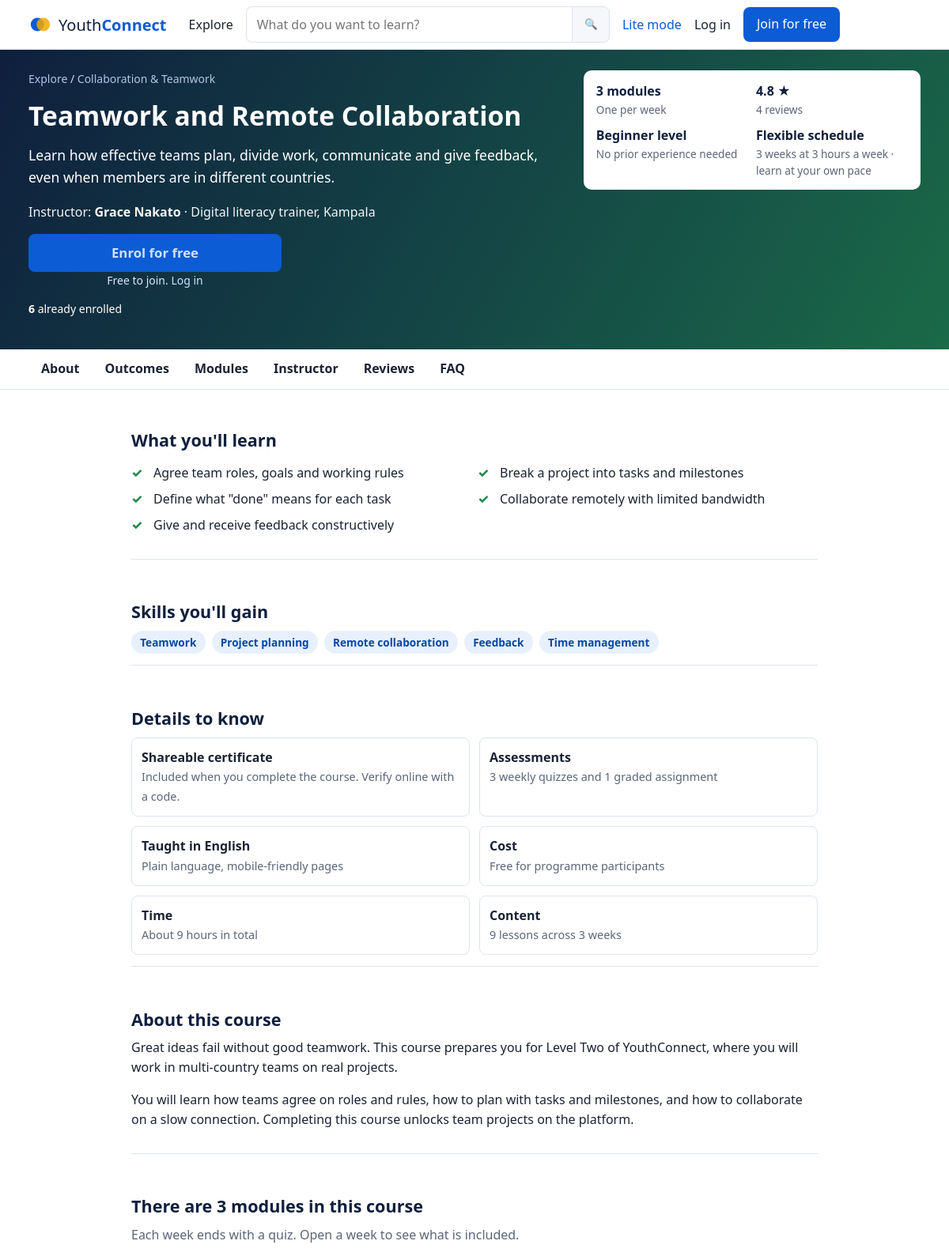
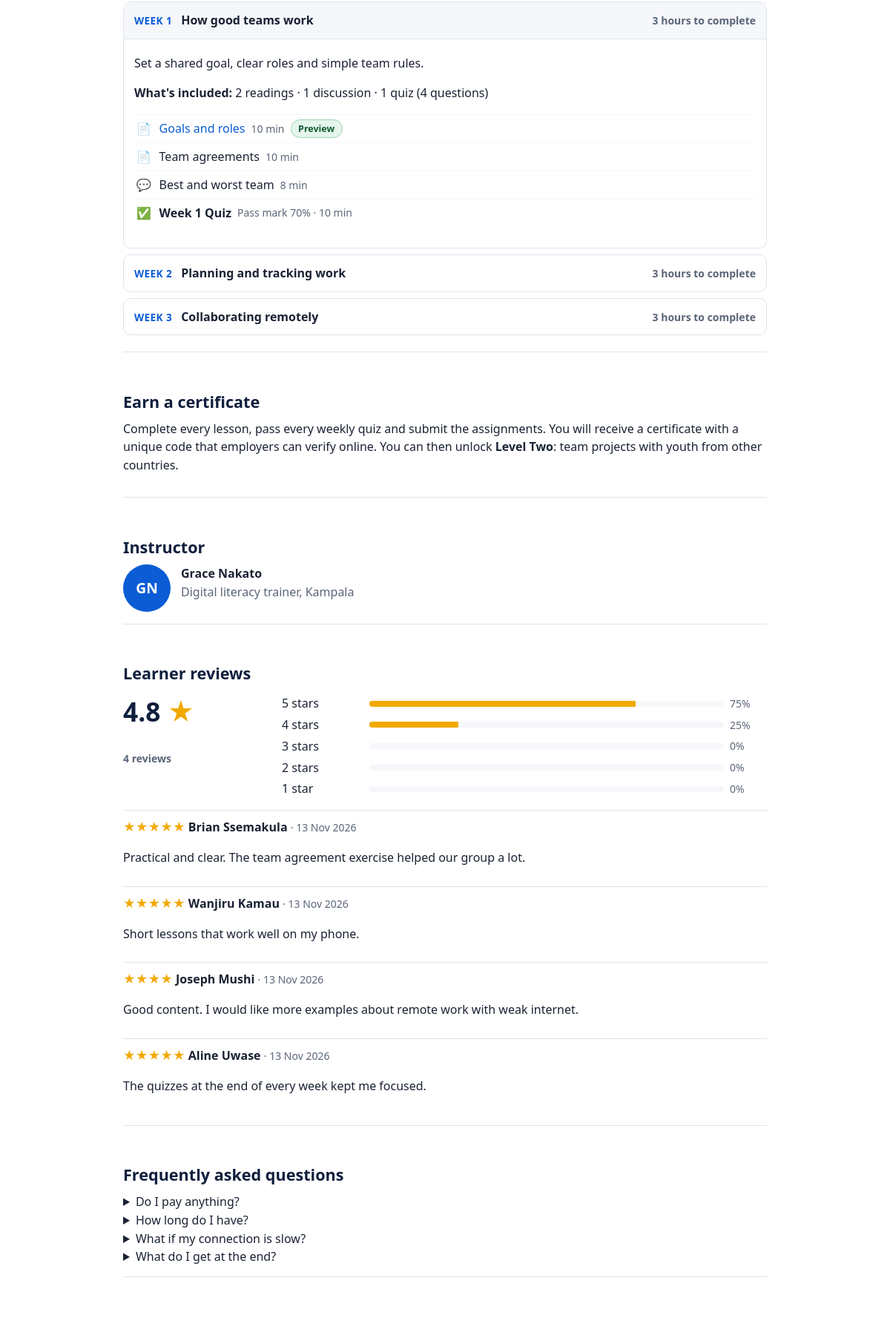
Page /course/teamwork-and-remote-collaboration (upper part) on the committed database (2 pictures, top to bottom).
### tables this page shows
CREATE TABLE `courses` (
  `id` int(10) unsigned NOT NULL AUTO_INCREMENT,
  `category_id` int(10) unsigned NOT NULL,
  `owner_id` int(10) unsigned NOT NULL,
  `title` varchar(160) NOT NULL,
  `slug` varchar(180) NOT NULL,
  `summary` varchar(300) NOT NULL,
  `description` text NOT NULL,
  `what_you_learn` text NOT NULL,
  `skills` varchar(300) DEFAULT NULL,
  `level` enum('Beginner','Intermediate','Advanced') NOT NULL DEFAULT 'Beginner',
  `hours_per_week` tinyint(3) unsigned NOT NULL DEFAULT 3,
  `language` varchar(40) NOT NULL DEFAULT 'English',
  `color` varchar(7) NOT NULL DEFAULT '#0b5cd5',
  `has_certificate` tinyint(1) NOT NULL DEFAULT 1,
  `pass_mark` tinyint(3) unsigned NOT NULL DEFAULT 70,
  `status` enum('draft','published','archived') NOT NULL DEFAULT 'draft',
  `created_at` datetime NOT NULL DEFAULT current_timestamp(),
  `updated_at` datetime NOT NULL DEFAULT current_timestamp() ON UPDATE current_timestamp(),
  PRIMARY KEY (`id`),
  UNIQUE KEY `slug` (`slug`),
  KEY `idx_status` (`status`),
  KEY `idx_cat` (`category_id`),
  KEY `fk_course_owner` (`owner_id`),
  FULLTEXT KEY `ft_courses` (`title`,`summary`,`skills`),
  CONSTRAINT `fk_course_cat` FOREIGN KEY (`category_id`) REFERENCES `categories` (`id`),
  CONSTRAINT `fk_course_owner` FOREIGN KEY (`owner_id`) REFERENCES `users` (`id`)
);

CREATE TABLE `categories` (
  `id` int(10) unsigned NOT NULL AUTO_INCREMENT,
  `name` varchar(80) NOT NULL,
  `slug` varchar(80) NOT NULL,
  PRIMARY KEY (`id`),
  UNIQUE KEY `slug` (`slug`)
);

CREATE TABLE `users` (
  `id` int(10) unsigned NOT NULL AUTO_INCREMENT,
  `name` varchar(120) NOT NULL,
  `email` varchar(190) NOT NULL,
  `password_hash` varchar(255) NOT NULL,
  `google_id` varchar(40) DEFAULT NULL,
  `role` enum('participant','facilitator','mentor','stakeholder','admin') NOT NULL DEFAULT 'participant',
  `status` enum('active','suspended') NOT NULL DEFAULT 'active',
  `level2_override` tinyint(1) NOT NULL DEFAULT 0,
  `created_at` datetime NOT NULL DEFAULT current_timestamp(),
  `last_login_at` datetime DEFAULT NULL,
  PRIMARY KEY (`id`),
  UNIQUE KEY `email` (`email`),
  UNIQUE KEY `google_id` (`google_id`),
  KEY `idx_role` (`role`)
);

CREATE TABLE `profiles` (
  `user_id` int(10) unsigned NOT NULL,
  `country` varchar(60) DEFAULT NULL,
  `age_group` enum('18-24','25-30','31-35') DEFAULT NULL,
  `headline` varchar(160) DEFAULT NULL,
  `bio` text DEFAULT NULL,
  `expertise` varchar(160) DEFAULT NULL,
  `skills` varchar(255) DEFAULT NULL,
  `interests` varchar(255) DEFAULT NULL,
  `digital_level` enum('beginner','intermediate','advanced') NOT NULL DEFAULT 'beginner',
  `connectivity` enum('good','limited','very_limited') NOT NULL DEFAULT 'good',
  `lite_mode` tinyint(1) NOT NULL DEFAULT 0,
  `organisation` varchar(160) DEFAULT NULL,
  `updated_at` datetime NOT NULL DEFAULT current_timestamp() ON UPDATE current_timestamp(),
  PRIMARY KEY (`user_id`),
  CONSTRAINT `fk_profile_user` FOREIGN KEY (`user_id`) REFERENCES `users` (`id`) ON DELETE CASCADE
);

CREATE TABLE `modules` (
  `id` int(10) unsigned NOT NULL AUTO_INCREMENT,
  `course_id` int(10) unsigned NOT NULL,
  `week_no` tinyint(3) unsigned NOT NULL,
  `title` varchar(160) NOT NULL,
  `description` text DEFAULT NULL,
  `hours_estimate` tinyint(3) unsigned NOT NULL DEFAULT 3,
  PRIMARY KEY (`id`),
  UNIQUE KEY `uq_course_week` (`course_id`,`week_no`),
  CONSTRAINT `fk_mod_course` FOREIGN KEY (`course_id`) REFERENCES `courses` (`id`) ON DELETE CASCADE
);

CREATE TABLE `lessons` (
  `id` int(10) unsigned NOT NULL AUTO_INCREMENT,
  `module_id` int(10) unsigned NOT NULL,
  `position` smallint(5) unsigned NOT NULL DEFAULT 1,
  `type` enum('reading','video','audio','discussion') NOT NULL DEFAULT 'reading',
  `title` varchar(160) NOT NULL,
  `content` mediumtext DEFAULT NULL,
  `video_url` varchar(300) DEFAULT NULL,
  `audio_path` varchar(255) DEFAULT NULL,
  `audio_name` varchar(190) DEFAULT NULL,
  `minutes` smallint(5) unsigned NOT NULL DEFAULT 10,
  `is_preview` tinyint(1) NOT NULL DEFAULT 0,
  PRIMARY KEY (`id`),
  KEY `idx_mod_pos` (`module_id`,`position`),
  CONSTRAINT `fk_les_mod` FOREIGN KEY (`module_id`) REFERENCES `modules` (`id`) ON DELETE CASCADE
);

CREATE TABLE `quizzes` (
  `id` int(10) unsigned NOT NULL AUTO_INCREMENT,
  `module_id` int(10) unsigned NOT NULL,
  `title` varchar(160) NOT NULL,
  `pass_mark` tinyint(3) unsigned NOT NULL DEFAULT 70,
  `minutes` smallint(5) unsigned NOT NULL DEFAULT 15,
  PRIMARY KEY (`id`),
  UNIQUE KEY `module_id` (`module_id`),
  CONSTRAINT `fk_quiz_mod` FOREIGN KEY (`module_id`) REFERENCES `modules` (`id`) ON DELETE CASCADE
);

CREATE TABLE `reviews` (
  `id` int(10) unsigned NOT NULL AUTO_INCREMENT,
  `course_id` int(10) unsigned NOT NULL,
  `user_id` int(10) unsigned NOT NULL,
  `rating` tinyint(3) unsigned NOT NULL,
  `comment` varchar(600) DEFAULT NULL,
  `created_at` datetime NOT NULL DEFAULT current_timestamp(),
  PRIMARY KEY (`id`),
  UNIQUE KEY `uq_review` (`course_id`,`user_id`),
  KEY `fk_rev_user` (`user_id`),
  CONSTRAINT `fk_rev_course` FOREIGN KEY (`course_id`) REFERENCES `courses` (`id`) ON DELETE CASCADE,
  CONSTRAINT `fk_rev_user` FOREIGN KEY (`user_id`) REFERENCES `users` (`id`) ON DELETE CASCADE
);

### app/Views/courses/show.php (the view, shortened to what the rows shown need)
<?php
$learn = array_filter(array_map('trim', preg_split('/\R/', $course['what_you_learn'])));
$skills = array_filter(array_map('trim', explode(',', (string)$course['skills'])));
$quizCount = count(array_filter($syllabus, fn($m) => $m['quiz']));
$asgCount = count(array_filter($syllabus, fn($m) => $m['assignment']));
$lessonCount = array_sum(array_map(fn($m) => count($m['lessons']), $syllabus));
$totalReviews = max(1, array_sum($dist));
?>
<section class="course-hero" style="--c:<?= e($course['color']) ?>">
  <div class="container course-hero-in">
    <div class="course-hero-main">
      <p class="crumbs small"><a href="<?= e(url('courses')) ?>">Explore</a> / <a href="<?= e(url('courses?category=' . $course['category_slug'])) ?>"><?= e($course['category']) ?></a></p>
      <h1><?= e($course['title']) ?></h1>
      <p class="lead"><?= e($course['summary']) ?></p>
      <p class="byline">Instructor: <strong><?= e($course['owner']) ?></strong><?= $course['owner_headline'] ? ' · ' . e($course['owner_headline']) : '' ?></p>
      <div class="hero-enrol desktop-only"><?php include BASE_PATH . '/app/Views/partials/enrol_box.php'; ?></div>
      <p class="small"><strong><?= number_format($stats['enrolled']) ?></strong> already enrolled</p>
    </div>
    <aside class="facts" aria-label="Course facts">
      <dl>
        <div><dt><?= $weeks ?> module<?= $weeks == 1 ? '' : 's' ?></dt><dd>One per week</dd></div>
        <div><dt><?= $stats['reviews'] ? e(stars($stats['rating'])) . ' ★' : 'New' ?></dt><dd><?= $stats['reviews'] ? number_format($stats['reviews']) . ' reviews' : 'No reviews yet' ?></dd></div>
        <div><dt><?= e($course['level']) ?> level</dt><dd>No prior experience needed<?= $course['level'] === 'Beginner' ? '' : ' beyond the basics' ?></dd></div>
        <div><dt>Flexible schedule</dt><dd><?= $weeks ?> week<?= $weeks == 1 ? '' : 's' ?> at <?= (int)$course['hours_per_week'] ?> hours a week · learn at your own pace</dd></div>
      </dl>
    </aside>
  </div>
</section>
<nav class="subnav" aria-label="On this page"><div class="container">
  <a href="#about">About</a><a href="#outcomes">Outcomes</a><a href="#modules">Modules</a><a href="#instructor">Instructor</a><a href="#reviews">Reviews</a><a href="#faq">FAQ</a>
</div></nav>
<div class="container course-body">
  <section id="outcomes" class="block">
    <h2>What you'll learn</h2>
    <ul class="checks"><?php foreach ($learn as $l): ?><li><?= e(ltrim($l, "-•* ")) ?></li><?php endforeach; ?></ul>
  </section>
  <?php if ($skills): ?>
  <section class="block">
    <h2>Skills you'll gain</h2>
    <div class="chips"><?php foreach ($skills as $s): ?><a class="chip" href="<?= e(url('courses?q=' . urlencode($s))) ?>"><?= e($s) ?></a><?php endforeach; ?></div>
  </section>
  <?php endif; ?>
  <section class="block">
    <h2>Details to know</h2>
    <div class="details-grid">
      <div><strong>Shareable certificate</strong><span><?= $course['has_certificate'] ? 'Included when you complete the course. Verify online with a code.' : 'Not offered for this course' ?></span></div>
      <div><strong>Assessments</strong><span><?= $quizCount ?> weekly quiz<?= $quizCount == 1 ? '' : 'zes' ?><?= $asgCount ? ' and ' . $asgCount . ' graded assignment' . ($asgCount == 1 ? '' : 's') : '' ?></span></div>
      <div><strong>Taught in <?= e($course['language']) ?></strong><span>Plain language, mobile-friendly pages</span></div>
      <div><strong>Cost</strong><span>Free for programme participants</span></div>
      <div><strong>Time</strong><span>About <?= (int)$hours ?> hours in total</span></div>
      <div><strong>Content</strong><span><?= $lessonCount ?> lesson<?= $lessonCount == 1 ? '' : 's' ?> across <?= $weeks ?> week<?= $weeks == 1 ? '' : 's' ?></span></div>
    </div>
  </section>
  <section id="about" class="block">
    <h2>About this course</h2>
    <?php foreach (preg_split('/\R{2,}/', $course['description']) as $para): ?><p><?= nl2br(e($para)) ?></p><?php endforeach; ?>
  </section>
  <section id="modules" class="block">
    <h2>There <?= $weeks == 1 ? 'is 1 module' : 'are ' . $weeks . ' modules' ?> in this course</h2>
    <p class="muted">Each week ends with a quiz. Open a week to see what is included.</p>
    <?php foreach ($syllabus as $i => $m): ?>
      <details class="week" <?= $i === 0 ? 'open' : '' ?>>
        <summary>
          <span class="week-no">Week <?= (int)$m['week_no'] ?></span>
          <span class="week-title"><?= e($m['title']) ?></span>
          <span class="muted small"><?= (int)$m['hours_estimate'] ?> hour<?= $m['hours_estimate'] == 1 ? '' : 's' ?> to complete</span>
        </summary>
        <div class="week-body">
          <?php if ($m['description']): ?><p><?= e($m['description']) ?></p><?php endif; ?>
          <p class="whats"><strong>What's included:</strong>
            <?php $bits = [];
              if ($m['counts']['reading']) $bits[] = $m['counts']['reading'] . ' reading' . ($m['counts']['reading'] == 1 ? '' : 's');
              if ($m['counts']['discussion']) $bits[] = $m['counts']['discussion'] . ' discussion' . ($m['counts']['discussion'] == 1 ? '' : 's');
              if ($m['quiz']) $bits[] = '1 quiz (' . (int)$m['quiz']['questions'] . ' questions)';
              if ($m['assignment']) $bits[] = '1 graded assignment';
              echo e(implode(' · ', $bits) ?: 'Coming soon'); ?></p>
          <ul class="items">
            <?php foreach ($m['lessons'] as $l): ?>
              <li><span class="ico ico-<?= e($l['type']) ?>"><?= $l['type'] === 'video' ? '▶' : ($l['type'] === 'audio' ? '🎧' : ($l['type'] === 'discussion' ? '💬' : '📄')) ?></span>
                <?php if ($l['is_preview'] || $enrollment): ?><a href="<?= e(url('learn/' . $course['slug'] . '/lesson/' . $l['id'])) ?>"><?= e($l['title']) ?></a><?php else: ?><?= e($l['title']) ?><?php endif; ?>
                <span class="muted small"><?= (int)$l['minutes'] ?> min</span><?= $l['is_preview'] ? ' <span class="badge badge-green">Preview</span>' : '' ?></li>
            <?php endforeach; ?>
            <?php if ($m['quiz']): ?><li><span class="ico">✅</span> <strong><?= e($m['quiz']['title']) ?></strong> <span class="muted small">Pass mark <?= (int)$m['quiz']['pass_mark'] ?>% · <?= (int)$m['quiz']['minutes'] ?> min</span></li><?php endif; ?>
          </ul>
        </div>
      </details>
    <?php endforeach; ?>
  </section>
  <section class="block">
    <h2>Earn a certificate</h2>
    <p>Complete every lesson, pass every weekly quiz and submit the assignments. You will receive a certificate with a unique code that employers can verify online. You can then unlock <strong>Level Two</strong>: team projects with youth from other countries.</p>
  </section>
  <section id="instructor" class="block">
    <h2>Instructor</h2>
    <div class="person">
      <span class="avatar avatar-lg"><?= e(initials($course['owner'])) ?></span>
      <div><strong><?= e($course['owner']) ?></strong><p class="muted"><?= e($course['owner_headline'] ?: 'Programme facilitator') ?></p><?php if ($course['owner_bio']): ?><p><?= e($course['owner_bio']) ?></p><?php endif; ?></div>
    </div>
  </section>
  <section id="reviews" class="block">
    <h2>Learner reviews</h2>
    <?php if ($stats['reviews']): ?>
      <div class="reviews-head">
        <div class="big"><?= e(stars($stats['rating'])) ?><span class="star"> ★</span><br><span class="muted small"><?= number_format($stats['reviews']) ?> reviews</span></div>
        <ul class="dist">
          <?php for ($s = 5; $s >= 1; $s--): $pct = round($dist[$s] * 100 / $totalReviews); ?>
            <li><span><?= $s ?> star<?= $s == 1 ? '' : 's' ?></span><span class="bar"><i style="width:<?= $pct ?>%"></i></span><span class="muted small"><?= $pct ?>%</span></li>
          <?php endfor; ?>
        </ul>
      </div>
      <?php foreach ($reviews as $r): ?>
        <article class="review"><p><span class="star"><?= str_repeat('★', (int)$r['rating']) ?></span> <strong><?= e($r['name']) ?></strong> <span class="muted small">· <?= e(date('j M Y', strtotime($r['created_at']))) ?></span></p>
        <?php if ($r['comment']): ?><p><?= e($r['comment']) ?></p><?php endif; ?></article>
      <?php endforeach; ?>
    <?php else: ?><p class="muted">No reviews yet. Be the first after you start learning.</p><?php endif; ?>
  </section>
  <section id="faq" class="block narrow-left">
    <h2>Frequently asked questions</h2>
    <details><summary>Do I pay anything?</summary><p>No. Courses on YouthConnect are free for programme participants, including the certificate.</p></details>
    <details><summary>How long do I have?</summary></details>
    <details><summary>What if my connection is slow?</summary></details>
    <details><summary>What do I get at the end?</summary><p>A verifiable certificate, and eligibility to join Level Two collaborative projects.</p></details>
  </section>
</div>
<div class="sticky-enrol mobile-only"><?php include BASE_PATH . '/app/Views/partials/enrol_box.php'; ?></div>

### app/Core/Router.php (shortened to what the rows shown need)
<?php
class Router
{
    private array $routes = [];
    private function add(string $method, string $pattern, array $handler, array $mw): void
    {
        $regex = preg_replace_callback('#\{(\w+)\}#', function ($m) {
            return $m[1] === 'id' || substr($m[1], -2) === 'Id' ? '(?P<' . $m[1] . '>\d+)' : '(?P<' . $m[1] . '>[A-Za-z0-9_-]+)';
        }, $pattern);
        $this->routes[] = [$method, '#^' . $regex . '$#', $handler, $mw];
    }
    public function dispatch(): void
    {
        $path = Request::path();
        foreach ($this->routes as [$m, $regex, $handler, $mw]) {
            if (!preg_match($regex, $path, $matches)) continue;
            $params = array_filter($matches, 'is_string', ARRAY_FILTER_USE_KEY);
            [$class, $action] = $handler;
            $controller = new $class();
            $controller->$action(...array_values($params));
            return;
        }
    }
}

### rows in the picture
courses: category.name "Collaboration & Teamwork", title "Teamwork and Remote Collaboration", summary "Learn how effective teams plan, divide work, communicate and give feedback, even when members are in different countries.", owner.name "Grace Nakato", profiles.headline "Digital literacy trainer, Kampala", hours_per_week "3", level "Beginner", what_you_learn "Agree team roles, goals and working rules", what_you_learn "Break a project into tasks and milestones", what_you_learn "Define what \"done\" means for each task", what_you_learn "Collaborate remotely with limited bandwidth", what_you_learn "Give and receive feedback constructively", skills "Teamwork", skills "Project planning", skills "Remote collaboration", skills "Feedback", skills "Time management", language "English", description "Great ideas fail without good teamwork. This course prepares you for Level Two of YouthConnect, where you will work in multi-country teams on real projects.", description "You will learn how teams agree on roles and rules, how to plan with tasks and milestones, and how to collaborate on a slow connection. Completing this course unlocks team projects on the platform.", owner.name "GN"
modules: week_no "1", title "How good teams work", hours_estimate "3", description "Set a shared goal, clear roles and simple team rules.", bits "2 readings · 1 discussion · 1 quiz (4 questions)"
lessons: title "Goals and roles", minutes "10", is_preview "Preview"
lessons: title "Team agreements", minutes "10"
lessons: title "Best and worst team", minutes "8"
quizzes: title "Week 1 Quiz", pass_mark "70", minutes "10"
modules: week_no "2", title "Planning and tracking work", hours_estimate "3"
modules: week_no "3", title "Collaborating remotely", hours_estimate "3"
reviews: rating "★★★★★", user.name "Brian Ssemakula", created_at "13 Nov 2026", comment "Practical and clear. The team agreement exercise helped our group a lot."
reviews: rating "★★★★★", user.name "Wanjiru Kamau", created_at "13 Nov 2026", comment "Short lessons that work well on my phone."
reviews: rating "★★★★", user.name "Joseph Mushi", created_at "13 Nov 2026", comment "Good content. I would like more examples about remote work with weak internet."
reviews: rating "★★★★★", user.name "Aline Uwase", created_at "13 Nov 2026", comment "The quizzes at the end of every week kept me focused."

### other values in the picture
$stats['enrolled'] "6"
stars($stats['rating']) "4.8"
$stats['reviews'] "4"
$quizCount "3"
$asgCount "1"
$hours "9"
$lessonCount "9"
$pct "75"
$pct "25"
$pct "0"
